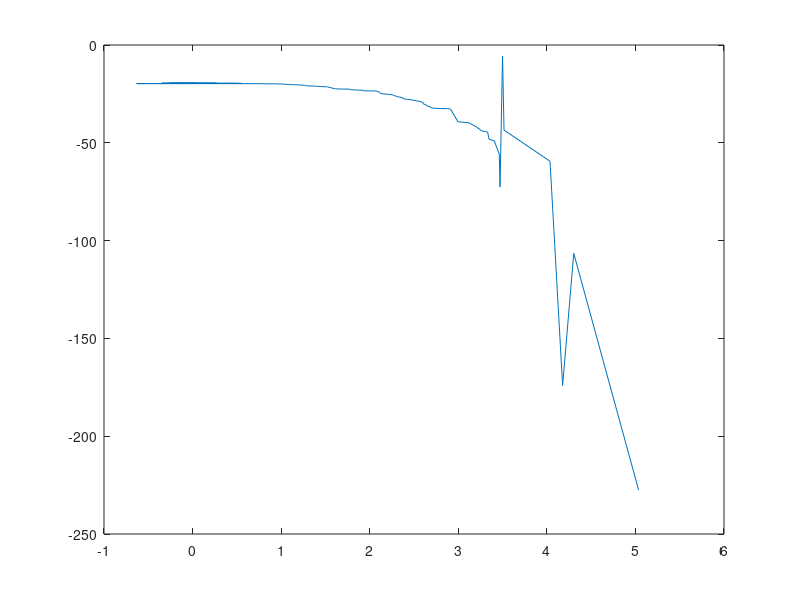

This chart was generated by the following MATLAB code:
clear all
close all
clc


 %  generate 50 different sets of 100 normally distributed training samples with different means and standard deviations
 
data=[];
for i = 0:49
    D=randn(100);
    Dcolum = D(1,:)';
    data = [data,Dcolum];
end
for j=1:size(data,2)
    for i=1:size(data,1)
      newMean = abs(rand(1));
      stddiv = abs(rand(1));
      data(i,j) = (data(i,j) * stddiv) + newMean;
        if data(i,j)<0
            data(i,j)=0;
            end
    end
end
 
 % For each data set, determine the Maximum-likelihood estimate for parameter λ
 for j= 45:size(data,2)
   lle = 1 / mean(data)(j); % compute Maximum-likelihood estimate for parameter λ 
   T = randn(100,1) + lle; % generate 100 training λ parameters arround lle
   sumCol =  sum(data(j,:));
   T  =  [T,  log(T) * size(data,2) - T * sumCol];
   T = sort(T,1); % sort for plotting
   plot(T(:,1),T(:,2)); %plot
   
 endfor


